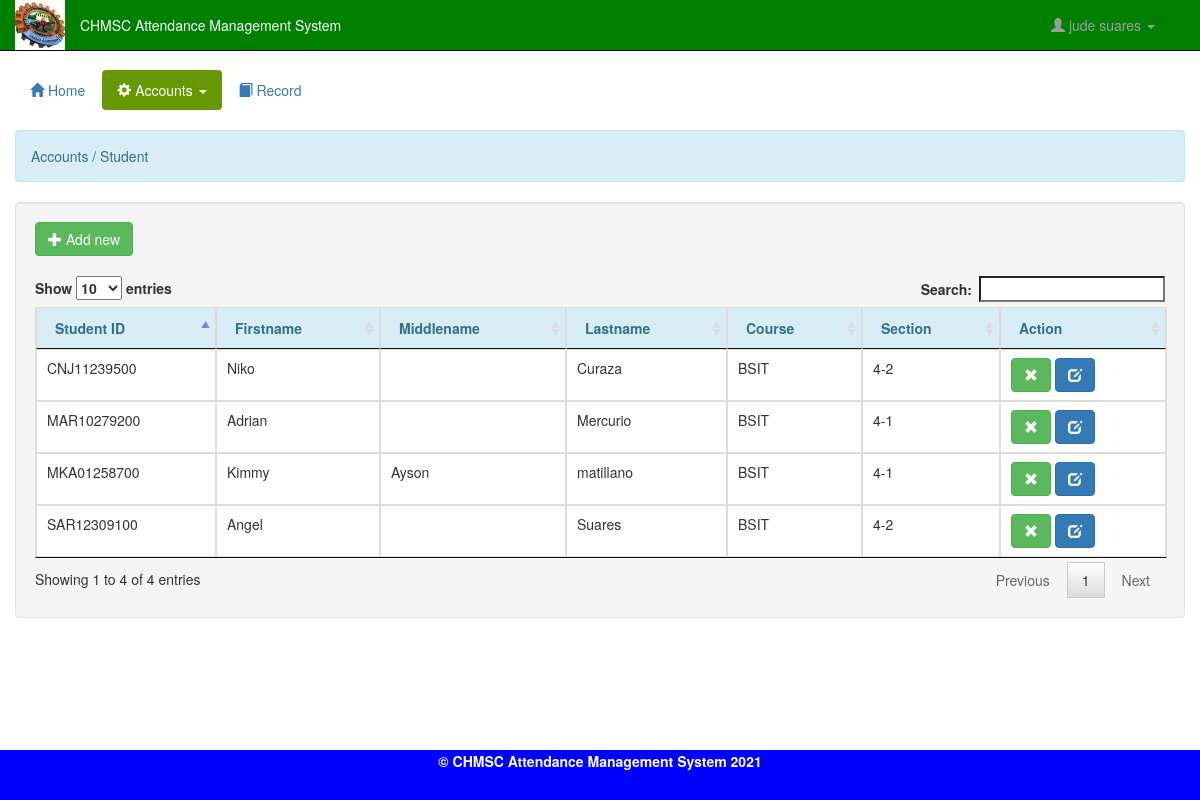
The page /admin/student.php (signed in) on the database its author committed.
### tables this page shows
CREATE TABLE `student` (
  `student_id` int(11) NOT NULL,
  `student_no` varchar(250) NOT NULL,
  `firstname` varchar(30) NOT NULL,
  `middlename` varchar(30) NOT NULL,
  `lastname` varchar(30) NOT NULL,
  `course` varchar(10) NOT NULL,
  `section` varchar(8) NOT NULL
);

### admin/account.php (called while the page is built)
<?php
	require_once 'connect.php';
	$q_adminname = $conn->query("SELECT * FROM `admin` WHERE `admin_id` = '$_SESSION[admin_id]'") or die(mysqli_error());
	$f_adminname = $q_adminname->fetch_array();
	$admin_name = $f_adminname['firstname']." ".$f_adminname['lastname'];

### admin/student.php (the view, shortened to what this page needs)
<!DOCTYPE html>
<?php
	require_once 'account.php';
?>
<html lang = "eng">
	<head>
		<link rel = "stylesheet" href = "css/bootstrap.css" />
		<link rel = "stylesheet" href = "css/jquery.dataTables.css" />
	</head>
	<body>
		<nav class = "navbar navbar-inverse navbar-fixed-top" style="background-color: green; color: white;">
			<div class = "container-fluid">
				<div class = "navbar-header">
					<img src = "images/chmsc.jpg" width = "50px" height = "50px"/>
					<p class = "navbar-text pull-right" style="color: white;">CHMSC Attendance Management System</p>
				</div>
				<ul class = "nav navbar-nav navbar-right">
					<li class = "dropdown">
						<a href = "#" class = "dropdown-toggle" data-toggle = "dropdown"><i class = "glyphicon glyphicon-user"></i> <?php echo htmlentities($admin_name)?> <b class = "caret"></b></a>
					</li>
				</ul>
			</div>
		</nav>
		<div class = "container-fluid" style = "margin-top:70px;">
			<ul class = "nav nav-pills">
				<li><a href = "home.php"><span class = "glyphicon glyphicon-home"></span> Home</a></li>
				<li class = "dropdown active">
					<a class = "dropdown-toggle" data-toggle = "dropdown" href = "#"><span class = "glyphicon glyphicon-cog"></span> Accounts <span class = "caret"></span></a>
				</li>
				<li><a href = "record.php"><span class = "glyphicon glyphicon-book"></span> Record</a></li>
			</ul>
			<br />
			<div class = "alert alert-info">Accounts / Student</div>
			<div class = "well col-lg-12">
				<button class = "btn btn-success" type = "button" href = "#" data-toggle = "modal" data-target = "#add_student"><span class = "glyphicon glyphicon-plus"></span> Add new </button>
				<br />
				<br />
				<table id = "table" class = "table table-bordered">
					<thead class = "alert-info">
						<tr>
							<th>Student ID</th>
							<th>Firstname</th>
							<th>Middlename</th>
							<th>Lastname</th>
							<th>Course</th>
							<th>Section</th>
							<th>Action</th>
						</tr>
					</thead>
					<tbody>
						<?php
							$q_student = $conn->query("SELECT * FROM `student`") or die(mysqli_error());
							while($f_student = $q_student->fetch_array()){
						?>
						<tr>
							<td><?php echo $f_student['student_no']?></td>
							<td><?php echo $f_student['firstname']?></td>
							<td><?php echo $f_student['middlename']?></td>
							<td><?php echo $f_student['lastname']?></td>
							<td><?php echo $f_student['course']?></td>
							<td><?php echo $f_student['section']?></td>
							<td><a class = "btn btn-success rstudent_id" name = "<?php echo $f_student['student_id']?>" href = "#" data-toggle = "modal" data-target = "#delete"><span class = "glyphicon glyphicon-remove"></span></a> <a class = "btn btn-primary  estudent_id" name = "<?php echo $f_student['student_id']?>" href = "#" data-toggle = "modal" data-target = "#edit_student"><span class = "glyphicon glyphicon-edit"></span></a></td>
						</tr>
						<?php
							}
						?>
					</tbody>
				</table>
			</div>
			<br />
			<br />
			<br />
		</div>
		<div class = "navbar navbar-fixed-bottom" style="background-color: blue; color: white;">
			<div class = "container-fluid">
				<center><label>&copy; CHMSC Attendance Management System 2021</label></center>
			</div>
		</div>
	</body>
</html>

### rows shown on the page
student: student_no "SAR12309100", firstname "Angel", lastname "Suares", course "BSIT", section "4-2"
student: student_no "MAR10279200", firstname "Adrian", lastname "Mercurio", course "BSIT", section "4-1"
student: student_no "CNJ11239500", firstname "Niko", lastname "Curaza", course "BSIT", section "4-2"
student: student_no "MKA01258700", firstname "Kimmy", middlename "Ayson", lastname "matillano", course "BSIT", section "4-1"

### other values the page prints
$admin_name "jude suares"
